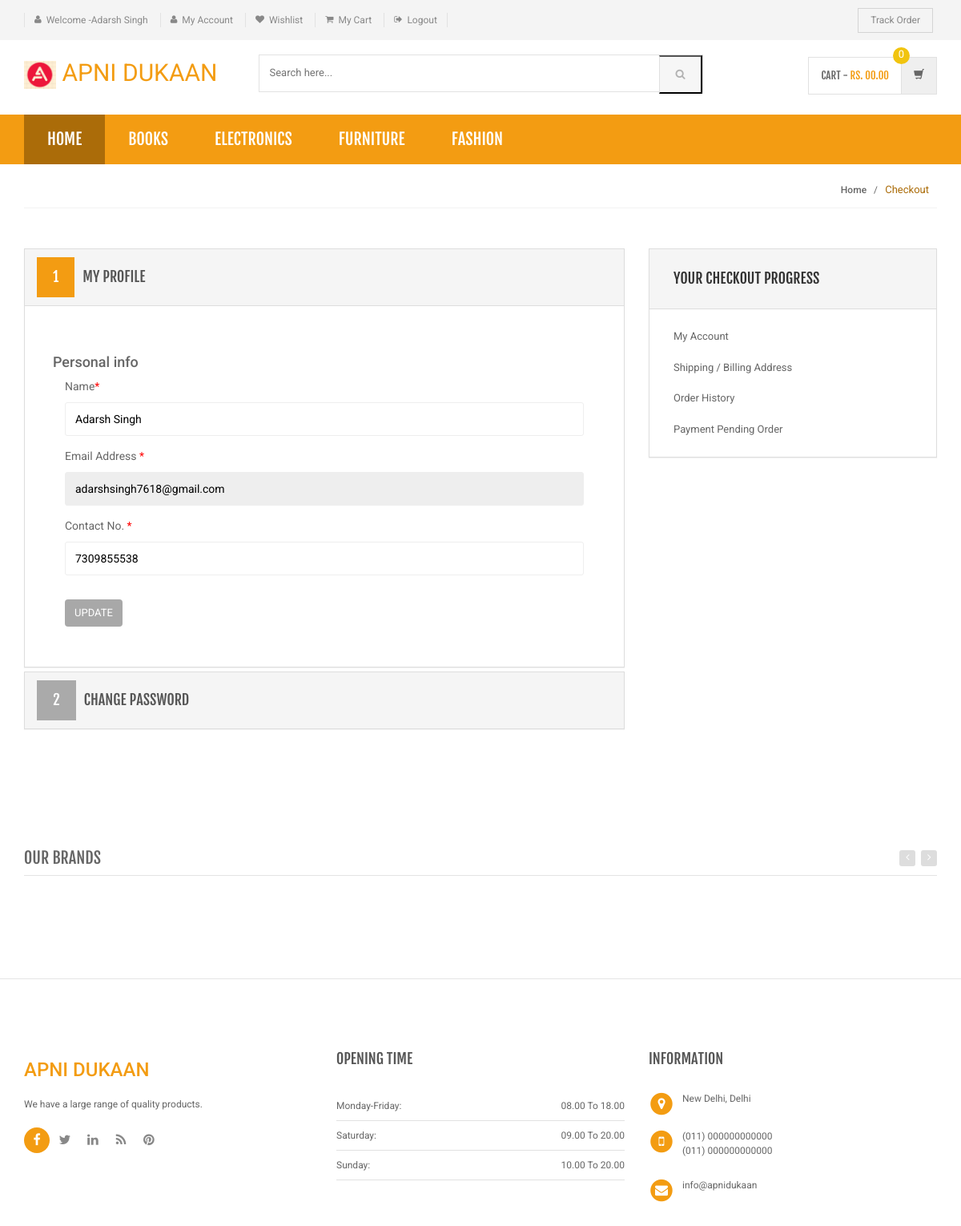
The app's page /my-account.php (signed in) with its own data.
### tables this page shows
CREATE TABLE IF NOT EXISTS `category` (
  `id` int(11) NOT NULL AUTO_INCREMENT,
  `categoryName` varchar(255) DEFAULT NULL,
  `categoryDescription` longtext,
  `creationDate` timestamp NOT NULL DEFAULT CURRENT_TIMESTAMP,
  `updationDate` varchar(255) DEFAULT NULL,
  PRIMARY KEY (`id`)
);

CREATE TABLE IF NOT EXISTS `users` (
  `id` int(11) NOT NULL AUTO_INCREMENT,
  `name` varchar(255) DEFAULT NULL,
  `email` varchar(255) DEFAULT NULL,
  `contactno` bigint(11) DEFAULT NULL,
  `password` varchar(255) DEFAULT NULL,
  `shippingAddress` longtext,
  `shippingState` varchar(255) DEFAULT NULL,
  `shippingCity` varchar(255) DEFAULT NULL,
  `shippingPincode` int(11) DEFAULT NULL,
  `billingAddress` longtext,
  `billingState` varchar(255) DEFAULT NULL,
  `billingCity` varchar(255) DEFAULT NULL,
  `billingPincode` int(11) DEFAULT NULL,
  `regDate` timestamp NOT NULL DEFAULT CURRENT_TIMESTAMP,
  `updationDate` varchar(255) DEFAULT NULL,
  PRIMARY KEY (`id`)
);

### my-account.php (the view, shortened to what this page needs)
<?php
include('includes/config.php');
if(strlen($_SESSION['login'])==0)
    {
header('location:login.php');
}
else{
?>
<!DOCTYPE html>
<html lang="en">
	<head>
	    <link rel="stylesheet" href="assets/css/bootstrap.min.css">
	    <link rel="stylesheet" href="assets/css/main.css">
	    <link rel="stylesheet" href="assets/css/orange.css">
	    <link rel="stylesheet" href="assets/css/owl.carousel.css">
		<link rel="stylesheet" href="assets/css/owl.transitions.css">
		<link href="assets/css/lightbox.css" rel="stylesheet">
		<link rel="stylesheet" href="assets/css/animate.min.css">
		<link rel="stylesheet" href="assets/css/rateit.css">
		<link rel="stylesheet" href="assets/css/bootstrap-select.min.css">
		<link rel="stylesheet" href="assets/css/config.css">
		<link href="assets/css/green.css" rel="alternate stylesheet" title="Green color">
		<link href="assets/css/blue.css" rel="alternate stylesheet" title="Blue color">
		<link href="assets/css/red.css" rel="alternate stylesheet" title="Red color">
		<link href="assets/css/orange.css" rel="alternate stylesheet" title="Orange color">
		<link href="assets/css/dark-green.css" rel="alternate stylesheet" title="Darkgreen color">
		<link rel="stylesheet" href="assets/css/font-awesome.min.css">
	</head>
    <body class="cnt-home">
<header class="header-style-1">
<?php include('includes/top-header.php');?>
<?php include('includes/main-header.php');?>
<?php include('includes/menu-bar.php');?>
</header>
<div class="breadcrumb">
	<div class="container">
		<div class="breadcrumb-inner">
			<ul class="list-inline list-unstyled">
				<li><a href="#">Home</a></li>
				<li class='active'>Checkout</li>
			</ul>
		</div>
	</div>
</div>
<div class="body-content outer-top-bd">
	<div class="container">
		<div class="checkout-box inner-bottom-sm">
			<div class="row">
				<div class="col-md-8">
					<div class="panel-group checkout-steps" id="accordion">
<div class="panel panel-default checkout-step-01">
		<div class="panel-heading">
    	<h4 class="unicase-checkout-title">
	        <a data-toggle="collapse" class="" data-parent="#accordion" href="#collapseOne">
	          <span>1</span>My Profile
	        </a>
	     </h4>
    </div>
	<div id="collapseOne" class="panel-collapse collapse in">
	    <div class="panel-body">
			<div class="row">
<h4>Personal info</h4>
				<div class="col-md-12 col-sm-12 already-registered-login">
<?php
$query=mysqli_query($con,"select * from users where id='".$_SESSION['id']."'");
while($row=mysqli_fetch_array($query))
{
?>
					<form class="register-form" role="form" method="post">
<div class="form-group">
					    <label class="info-title" for="name">Name<span>*</span></label>
					    <input type="text" class="form-control unicase-form-control text-input" value="<?php echo $row['name'];?>" id="name" name="name" required="required">
					  </div>
						<div class="form-group">
					    <label class="info-title" for="exampleInputEmail1">Email Address <span>*</span></label>
			 <input type="email" class="form-control unicase-form-control text-input" id="exampleInputEmail1" value="<?php echo $row['email'];?>" readonly>
					  </div>
					  <div class="form-group">
					    <label class="info-title" for="Contact No.">Contact No. <span>*</span></label>
					    <input type="text" class="form-control unicase-form-control text-input" id="contactno" name="contactno" required="required" value="<?php echo $row['contactno'];?>"  maxlength="10">
					  </div>
					  <button type="submit" name="update" class="btn-upper btn btn-primary checkout-page-button">Update</button>
					</form>
					<?php } ?>
				</div>
			</div>
		</div>
	</div>
</div>
					  	<div class="panel panel-default checkout-step-02">
						    <div class="panel-heading">
						      <h4 class="unicase-checkout-title">
						        <a data-toggle="collapse" class="collapsed" data-parent="#accordion" href="#collapseTwo">
						          <span>2</span>Change Password
						        </a>
						      </h4>
						    </div>
					  	</div>
					</div>
				</div>
			<?php include('includes/myaccount-sidebar.php');?>
			</div>
		</div>
	<?php include('includes/brands-slider.php');?>
</div>
</div>
<?php include('includes/footer.php');?>
</body>
</html>
<?php } ?>

### includes/menu-bar.php (shortened to what this page needs)
<div class="header-nav animate-dropdown">
    <div class="container">
        <div class="yamm navbar navbar-default" role="navigation">
            <div class="nav-bg-class">
                <div class="navbar-collapse collapse" id="mc-horizontal-menu-collapse">
	<div class="nav-outer">
		<ul class="nav navbar-nav ">
			<li class="active dropdown menu-item">
				<a href="index.php" data-hover="dropdown" class="dropdown-toggle">Home</a>
			</li>
              <?php $sql=mysqli_query($con,"select id,categoryName  from category limit 6");
while($row=mysqli_fetch_array($sql))
{
    ?>
			<li class="dropdown menu-item">
				<a class="dropdown-toggle"  href="category.php?cid=<?php echo $row['id'];?>"> <?php echo $row['categoryName'];?> </a>
			<?php } ?>
            </li>
		</ul>
		<div class="clearfix"></div>
	</div>
</div>
            </div>
        </div>
    </div>
</div>

### records on screen
category: categoryName "BOOKS"
category: categoryName "ELECTRONICS"
category: categoryName "FURNITURE"
category: categoryName "FASHION"
users: name "Adarsh Singh", email "adarshsingh7618@gmail.com", contactno "7309855538"

### other values on screen
$_SESSION['username'] "Adarsh Singh"
